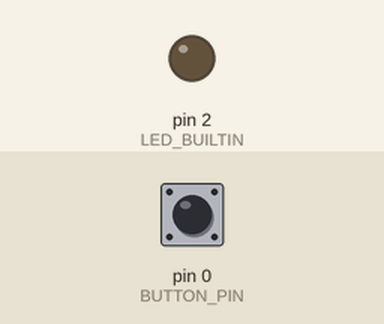
A sketch run on a simulated Arduino Uno, built with avr-gcc and run on an emulated ATmega328P. Shown: output pins drawn as LEDs (lit = HIGH). Dashed ring = blinking. The test bench sets the inputs (shaded band); at power-on: pin 0 (BUTTON_PIN) HIGH.

Above: at 1.2 s.
1.3 s: pin 0 (BUTTON_PIN) pulled LOW for 0.15 s
At 2.4 s:
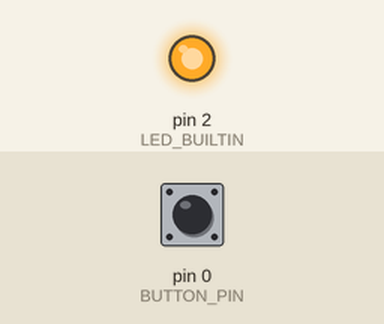
4.4 s: pin 0 (BUTTON_PIN) pulled LOW for 3.2 s
At 5.3 s:
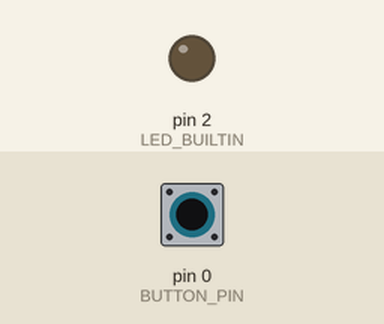
9.1 s: pin 0 (BUTTON_PIN) pulled LOW for 1 s
At 10.1 s:
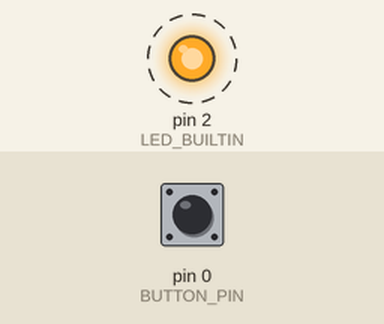
Timing chart, 0 to 19.1 s (numbered marks = the images above; inputs shaded):
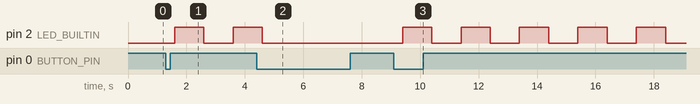

The sketch:

sketch_mar19a.ino
```cpp
#define LED_BUILTIN 2
#define BUTTON_PIN 0
bool blinkstate = false;
void setup() {
  pinMode(LED_BUILTIN, OUTPUT);
  pinMode(BUTTON_PIN,INPUT_PULLUP);
}

void loop() {


static bool lastbuttonstate =HIGH;
 bool buttonstate = digitalRead(BUTTON_PIN);

if(buttonstate==LOW&& lastbuttonstate==HIGH){

  blinkstate=!blinkstate;
  delay(300);

  }

lastbuttonstate=buttonstate;


  if(blinkstate){
  digitalWrite(LED_BUILTIN, HIGH);
  delay(1000);
  digitalWrite(LED_BUILTIN, LOW);
  delay(1000);
}
}
```

Measured:
- after the input at 1.3 s, pin 2 (LED_BUILTIN): LOW → HIGH after 0.30 s, → LOW 1.0 s later, → HIGH 1.0 s later
- after the input at 4.4 s, pin 2 (LED_BUILTIN): goes on until 4.6 s, then stays LOW
- after the input at 9.1 s, pin 2 (LED_BUILTIN): alternates HIGH for 1.0 s and LOW for 1.0 s, starting after 0.30 s
